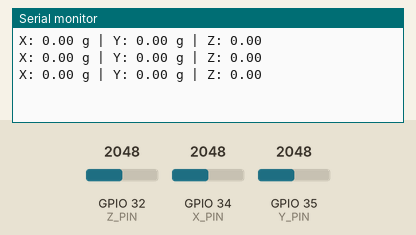
The sketch below on a simulated ESP32. Parts: the last lines printed to the serial monitor. The test bench sets the inputs (shaded band); at power-on: GPIO 32 (Z_PIN) = 2048, GPIO 34 (X_PIN) = 2048, GPIO 35 (Y_PIN) = 2048.

Above: at 1.3 s.
1.4 s: GPIO 32 (Z_PIN) set to 2866
At 1.9 s:
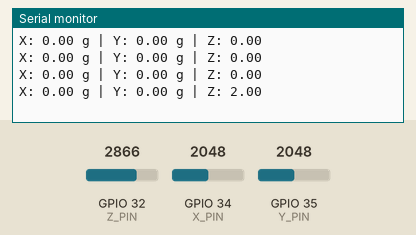
2.9 s: GPIO 34 (X_PIN) set to 2866
At 3.4 s:
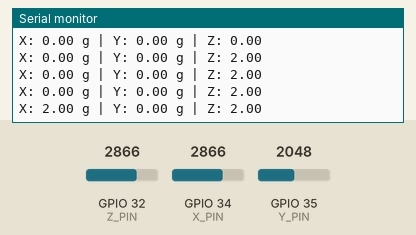
4.4 s: GPIO 35 (Y_PIN) set to 2866
At 4.9 s:
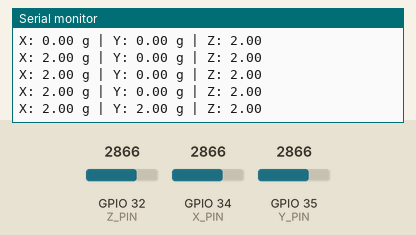
5.9 s: GPIO 32 (Z_PIN) set to 3603
At 6.4 s:
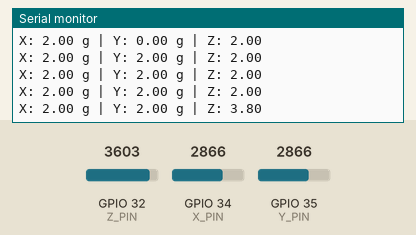
7.4 s: GPIO 34 (X_PIN) set to 3603
At 7.9 s:
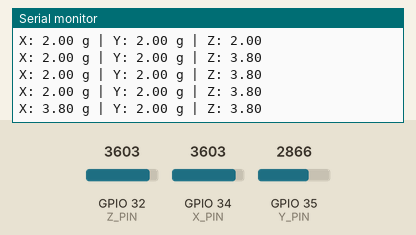
8.9 s: GPIO 35 (Y_PIN) set to 3603
At 9.4 s:
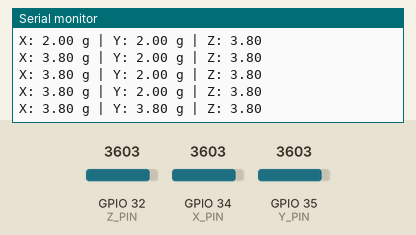
Timing chart, 0 to 11.4 s (numbered marks = the images above; inputs shaded):
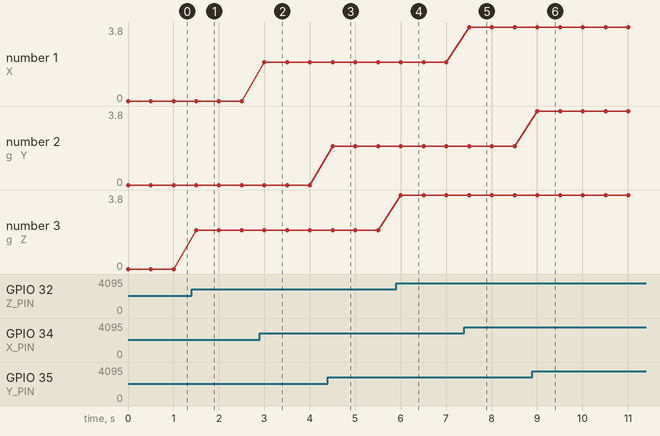

The sketch:

code.ino
```cpp
#include <Wire.h>

// ADXL337 is an analog accelerometer
// Connect X, Y, Z output pins to ESP32 analog pins
#define X_PIN 34
#define Y_PIN 35
#define Z_PIN 32

void setup() {
  Serial.begin(115200);
}

void loop() {
  // Read raw analog values (0-4095 for 12-bit ADC)
  int rawX = analogRead(X_PIN);
  int rawY = analogRead(Y_PIN);
  int rawZ = analogRead(Z_PIN);

  // Convert to voltage (ESP32 ADC is 3.3V, 12-bit)
  float voltX = (rawX / 4095.0) * 3.3;
  float voltY = (rawY / 4095.0) * 3.3;
  float voltZ = (rawZ / 4095.0) * 3.3;

  // Convert voltage to acceleration in g
  // ADXL337: sensitivity ~330mV/g, zero-g at ~1.65V
  float accX = (voltX - 1.65) / 0.330;
  float accY = (voltY - 1.65) / 0.330;
  float accZ = (voltZ - 1.65) / 0.330;

  // Print values
  Serial.print("X: "); Serial.print(accX);
  Serial.print(" g | Y: "); Serial.print(accY);
  Serial.print(" g | Z: "); Serial.println(accZ);

  delay(500);
}
```

Measured:
- after the input at 1.4 s, the serial monitor: prints a new line after 0.10 s (image 1)
- after the input at 2.9 s, the serial monitor: prints a new line after 0.10 s (image 2)
- after the input at 4.4 s, the serial monitor: prints a new line after 0.11 s (image 3)
- after the input at 5.9 s, the serial monitor: prints a new line after 0.11 s (image 4)
- after the input at 7.4 s, the serial monitor: prints a new line after 0.11 s (image 5)
- after the input at 8.9 s, the serial monitor: prints a new line after 0.11 s (image 6)
- plotted number 3: 0 → 2 after the input at 1.4 s, 2 → 3.8 after the input at 5.9 s
